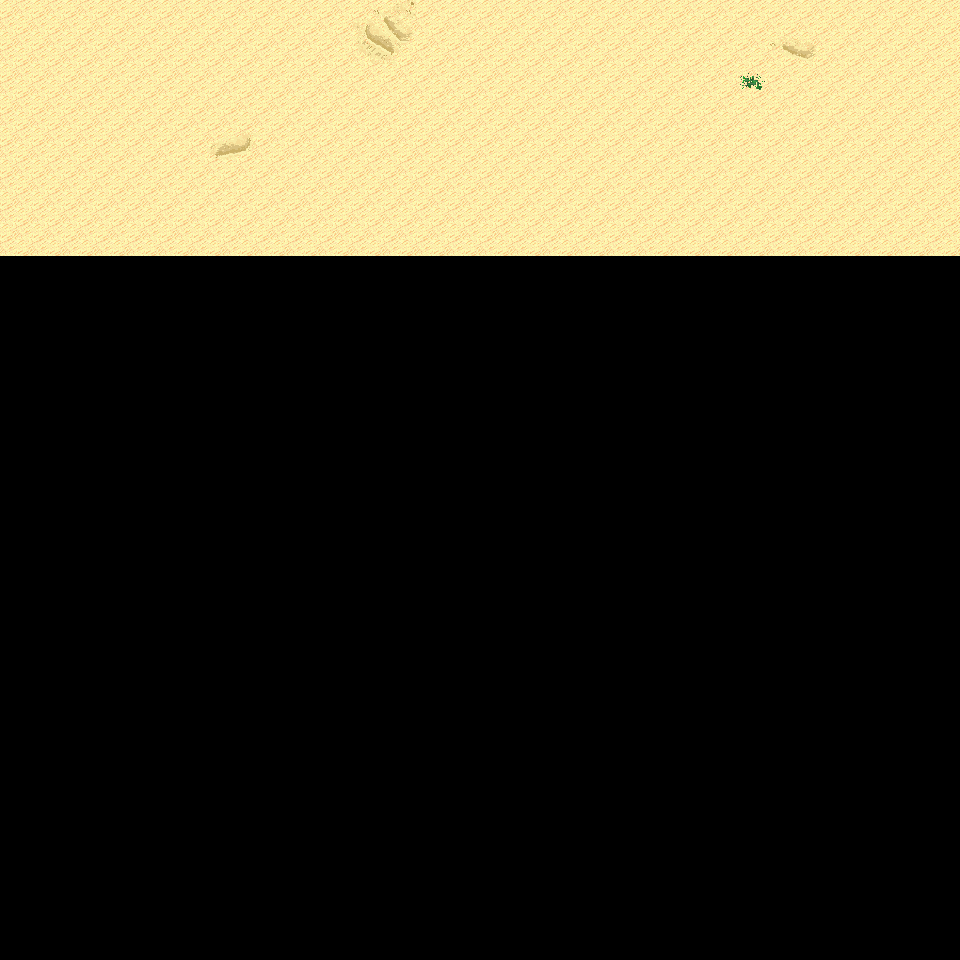

Rendered tile map (Tiled .tmx) drawn with the repository's tilesets; below, a short description and the map source with its tile grids summarised:
An orthogonal 30x30 tile map with 32x32 px tiles, 6 tile layers (Ground, Object, Object2, Above, ...), 10 tilesets and 2 objects (2x mapExit).

<map version="1.0" orientation="orthogonal" renderorder="right-down" width="30" height="30" tilewidth="32" tileheight="32" nextobjectid="3">
  <tileset firstgid="1" name="tileset_logic_collision" tilewidth="32" tileheight="32" tilecount="1" columns="1">
    <image source="../drawable/tileset_logic_collision.png" width="32" height="32" />
  </tileset>
  <tileset firstgid="2" name="tileset_ground_ground" tilewidth="32" tileheight="32" tilecount="33" columns="3">
    <image source="../drawable/tileset_ground_ground.png" width="96" height="352" />
  </tileset>
  <tileset firstgid="35" name="tileset_ground_ridge_earth_pale" tilewidth="32" tileheight="32" tilecount="96" columns="12">
    <image source="../drawable/tileset_ground_ridge_earth_pale.png" width="384" height="256" />
  </tileset>
  <tileset firstgid="131" name="tileset_ground_ridge_earth_dark" tilewidth="32" tileheight="32" tilecount="96" columns="12">
    <image source="../drawable/tileset_ground_ridge_earth_dark.png" width="384" height="256" />
  </tileset>
  <tileset firstgid="227" name="tileset_terrain_desert" tilewidth="32" tileheight="32" tilecount="88" columns="8">
    <image source="../drawable/tileset_terrain_desert.png" width="256" height="352" />
  </tileset>
  <tileset firstgid="315" name="tileset_ground_ladder_horizontal_dark" tilewidth="32" tileheight="32" tilecount="3" columns="1">
    <image source="../drawable/tileset_ground_ladder_horizontal_dark.png" width="32" height="96" />
  </tileset>
  <tileset firstgid="318" name="tileset_plant_bush_various_small" tilewidth="32" tileheight="32" tilecount="9" columns="3">
    <image source="../drawable/tileset_plant_bush_various_small.png" width="96" height="96" />
  </tileset>
  <tileset firstgid="327" name="tileset_plant_cactus_2" tilewidth="32" tileheight="32" tilecount="10" columns="5">
    <image source="../drawable/tileset_plant_cactus_2.png" width="160" height="64" />
  </tileset>
  <tileset firstgid="337" name="tileset_plant_tree_evergreen" tilewidth="32" tileheight="32" tilecount="36" columns="3">
    <image source="../drawable/tileset_plant_tree_evergreen.png" width="96" height="384" />
  </tileset>
  <tileset firstgid="373" name="tileset_ground_sand_2" tilewidth="32" tileheight="32" tilecount="15" columns="5">
    <image source="../drawable/tileset_ground_sand_2.png" width="160" height="96" />
  </tileset>
  <layer name="Ground" width="30" height="30">
    <data>[900 cells, 240 non-empty, 10 distinct tile ids]</data>
  </layer>
  <layer name="Object" width="30" height="30">
    <data>[900 cells, 0 non-empty, 0 distinct tile ids]</data>
  </layer>
  <layer name="Object2" width="30" height="30">
    <data>[900 cells, 0 non-empty, 0 distinct tile ids]</data>
  </layer>
  <layer name="Above" width="30" height="30">
    <data>[900 cells, 0 non-empty, 0 distinct tile ids]</data>
  </layer>
  <layer name="Above2" width="30" height="30">
    <data>[900 cells, 0 non-empty, 0 distinct tile ids]</data>
  </layer>
  <layer name="Walkable" width="30" height="30">
    <data>[900 cells, 0 non-empty, 0 distinct tile ids]</data>
  </layer>
  <objectgroup name="MapEvents">
    <object id="1" name="north" type="mapExit" x="0" y="0" width="960" height="32">
      <properties>
        <property name="map" value="level_0_x25_y131" />
        <property name="x" value="0" />
        <property name="y" value="28" />
      </properties>
    </object>
    <object id="2" name="east" type="mapExit" x="928" y="0" width="32" height="960">
      <properties>
        <property name="map" value="level_0_x26_y132" />
        <property name="x" value="1" />
        <property name="y" value="0" />
      </properties>
    </object>
  </objectgroup>
</map>
